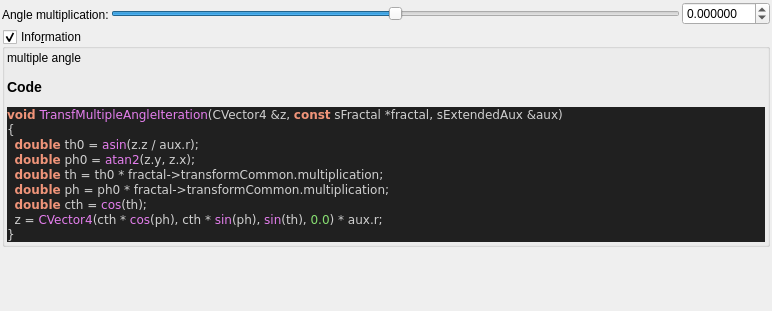
<?xml version="1.0" encoding="UTF-8"?>
<ui version="4.0">
 <class>transf_multiple_angle</class>
 <widget class="QWidget" name="Form">
  <property name="geometry">
   <rect>
    <x>0</x>
    <y>0</y>
    <width>772</width>
    <height>311</height>
   </rect>
  </property>
  <property name="windowTitle">
   <string notr="true">transf_multiple_angle</string>
  </property>
  <layout class="QVBoxLayout" name="verticalLayout">
   <property name="spacing">
    <number>2</number>
   </property>
   <property name="leftMargin">
    <number>2</number>
   </property>
   <property name="topMargin">
    <number>2</number>
   </property>
   <property name="rightMargin">
    <number>2</number>
   </property>
   <property name="bottomMargin">
    <number>2</number>
   </property>
   <item>
    <layout class="QGridLayout" name="gridLayout">
     <property name="spacing">
      <number>2</number>
     </property>
     <item row="0" column="2">
      <widget class="MyDoubleSpinBox" name="spinbox_transf_multiplication">
       <property name="sizePolicy">
        <sizepolicy hsizetype="Minimum" vsizetype="Maximum">
         <horstretch>0</horstretch>
         <verstretch>0</verstretch>
        </sizepolicy>
       </property>
       <property name="prefix">
        <string/>
       </property>
       <property name="suffix">
        <string/>
       </property>
       <property name="decimals">
        <number>6</number>
       </property>
       <property name="minimum">
        <double>-99.989999999999995</double>
       </property>
       <property name="maximum">
        <double>99.989999999999995</double>
       </property>
       <property name="singleStep">
        <double>0.100000000000000</double>
       </property>
      </widget>
     </item>
     <item row="0" column="1">
      <widget class="QSlider" name="slider_transf_multiplication">
       <property name="sizePolicy">
        <sizepolicy hsizetype="Expanding" vsizetype="Maximum">
         <horstretch>0</horstretch>
         <verstretch>0</verstretch>
        </sizepolicy>
       </property>
       <property name="minimum">
        <number>-10000000</number>
       </property>
       <property name="maximum">
        <number>10000000</number>
       </property>
       <property name="value">
        <number>0</number>
       </property>
       <property name="sliderPosition">
        <number>0</number>
       </property>
       <property name="orientation">
        <enum>Qt::Horizontal</enum>
       </property>
      </widget>
     </item>
     <item row="0" column="0" rowspan="2">
      <widget class="QLabel" name="label_108">
       <property name="text">
        <string>Angle multiplication:</string>
       </property>
      </widget>
     </item>
    </layout>
   </item>
   <item>
    <widget class="MyGroupBox" name="groupCheck_info">
     <property name="title">
      <string>Info&amp;rmation</string>
     </property>
     <property name="flat">
      <bool>false</bool>
     </property>
     <property name="checkable">
      <bool>true</bool>
     </property>
     <layout class="QVBoxLayout" name="verticalLayout_2">
      <property name="spacing">
       <number>2</number>
      </property>
      <property name="leftMargin">
       <number>2</number>
      </property>
      <property name="topMargin">
       <number>2</number>
      </property>
      <property name="rightMargin">
       <number>2</number>
      </property>
      <property name="bottomMargin">
       <number>2</number>
      </property>
      <item>
       <widget class="QLabel" name="label_code_content">
        <property name="text">
         <string notr="true">&lt;p&gt;multiple angle&lt;/p&gt;&lt;table&gt;
&lt;/table&gt;
&lt;h3&gt;Code&lt;/h3&gt;
&lt;body style=&quot;background-color:#202020&quot;&gt;
&lt;pre style=&quot;color:#d0d0d0; background-color:#202020;  font-family:'Courier New',monospace;&quot;&gt;&lt;span style=&quot;color:#f09479; font-weight:bold&quot;&gt;void&lt;/span&gt; &lt;span style=&quot;color:#e47eed&quot;&gt;TransfMultipleAngleIteration&lt;/span&gt;&lt;span style=&quot;color:#d0d0d0&quot;&gt;(&lt;/span&gt;CVector4 &lt;span style=&quot;color:#d0d0d0&quot;&gt;&amp;amp;&lt;/span&gt;z&lt;span style=&quot;color:#d0d0d0&quot;&gt;,&lt;/span&gt; &lt;span style=&quot;color:#f09479; font-weight:bold&quot;&gt;const&lt;/span&gt; sFractal &lt;span style=&quot;color:#d0d0d0&quot;&gt;*&lt;/span&gt;fractal&lt;span style=&quot;color:#d0d0d0&quot;&gt;,&lt;/span&gt; sExtendedAux &lt;span style=&quot;color:#d0d0d0&quot;&gt;&amp;amp;&lt;/span&gt;aux&lt;span style=&quot;color:#d0d0d0&quot;&gt;)&lt;/span&gt;
&lt;span style=&quot;color:#d0d0d0&quot;&gt;{&lt;/span&gt;
  &lt;span style=&quot;color:#f09479; font-weight:bold&quot;&gt;double&lt;/span&gt; th0 &lt;span style=&quot;color:#d0d0d0&quot;&gt;=&lt;/span&gt; &lt;span style=&quot;color:#e47eed&quot;&gt;asin&lt;/span&gt;&lt;span style=&quot;color:#d0d0d0&quot;&gt;(&lt;/span&gt;z&lt;span style=&quot;color:#d0d0d0&quot;&gt;.&lt;/span&gt;z &lt;span style=&quot;color:#d0d0d0&quot;&gt;/&lt;/span&gt; aux&lt;span style=&quot;color:#d0d0d0&quot;&gt;.&lt;/span&gt;r&lt;span style=&quot;color:#d0d0d0&quot;&gt;);&lt;/span&gt;
  &lt;span style=&quot;color:#f09479; font-weight:bold&quot;&gt;double&lt;/span&gt; ph0 &lt;span style=&quot;color:#d0d0d0&quot;&gt;=&lt;/span&gt; &lt;span style=&quot;color:#e47eed&quot;&gt;atan2&lt;/span&gt;&lt;span style=&quot;color:#d0d0d0&quot;&gt;(&lt;/span&gt;z&lt;span style=&quot;color:#d0d0d0&quot;&gt;.&lt;/span&gt;y&lt;span style=&quot;color:#d0d0d0&quot;&gt;,&lt;/span&gt; z&lt;span style=&quot;color:#d0d0d0&quot;&gt;.&lt;/span&gt;x&lt;span style=&quot;color:#d0d0d0&quot;&gt;);&lt;/span&gt;
  &lt;span style=&quot;color:#f09479; font-weight:bold&quot;&gt;double&lt;/span&gt; th &lt;span style=&quot;color:#d0d0d0&quot;&gt;=&lt;/span&gt; th0 &lt;span style=&quot;color:#d0d0d0&quot;&gt;*&lt;/span&gt; fractal&lt;span style=&quot;color:#d0d0d0&quot;&gt;-&amp;gt;&lt;/span&gt;transformCommon&lt;span style=&quot;color:#d0d0d0&quot;&gt;.&lt;/span&gt;multiplication&lt;span style=&quot;color:#d0d0d0&quot;&gt;;&lt;/span&gt;
  &lt;span style=&quot;color:#f09479; font-weight:bold&quot;&gt;double&lt;/span&gt; ph &lt;span style=&quot;color:#d0d0d0&quot;&gt;=&lt;/span&gt; ph0 &lt;span style=&quot;color:#d0d0d0&quot;&gt;*&lt;/span&gt; fractal&lt;span style=&quot;color:#d0d0d0&quot;&gt;-&amp;gt;&lt;/span&gt;transformCommon&lt;span style=&quot;color:#d0d0d0&quot;&gt;.&lt;/span&gt;multiplication&lt;span style=&quot;color:#d0d0d0&quot;&gt;;&lt;/span&gt;
  &lt;span style=&quot;color:#f09479; font-weight:bold&quot;&gt;double&lt;/span&gt; cth &lt;span style=&quot;color:#d0d0d0&quot;&gt;=&lt;/span&gt; &lt;span style=&quot;color:#e47eed&quot;&gt;cos&lt;/span&gt;&lt;span style=&quot;color:#d0d0d0&quot;&gt;(&lt;/span&gt;th&lt;span style=&quot;color:#d0d0d0&quot;&gt;);&lt;/span&gt;
  z &lt;span style=&quot;color:#d0d0d0&quot;&gt;=&lt;/span&gt; &lt;span style=&quot;color:#e47eed&quot;&gt;CVector4&lt;/span&gt;&lt;span style=&quot;color:#d0d0d0&quot;&gt;(&lt;/span&gt;cth &lt;span style=&quot;color:#d0d0d0&quot;&gt;*&lt;/span&gt; &lt;span style=&quot;color:#e47eed&quot;&gt;cos&lt;/span&gt;&lt;span style=&quot;color:#d0d0d0&quot;&gt;(&lt;/span&gt;ph&lt;span style=&quot;color:#d0d0d0&quot;&gt;),&lt;/span&gt; cth &lt;span style=&quot;color:#d0d0d0&quot;&gt;*&lt;/span&gt; &lt;span style=&quot;color:#e47eed&quot;&gt;sin&lt;/span&gt;&lt;span style=&quot;color:#d0d0d0&quot;&gt;(&lt;/span&gt;ph&lt;span style=&quot;color:#d0d0d0&quot;&gt;),&lt;/span&gt; &lt;span style=&quot;color:#e47eed&quot;&gt;sin&lt;/span&gt;&lt;span style=&quot;color:#d0d0d0&quot;&gt;(&lt;/span&gt;th&lt;span style=&quot;color:#d0d0d0&quot;&gt;),&lt;/span&gt; &lt;span style=&quot;color:#87df71&quot;&gt;0.0&lt;/span&gt;&lt;span style=&quot;color:#d0d0d0&quot;&gt;) *&lt;/span&gt; aux&lt;span style=&quot;color:#d0d0d0&quot;&gt;.&lt;/span&gt;r&lt;span style=&quot;color:#d0d0d0&quot;&gt;;&lt;/span&gt;
&lt;span style=&quot;color:#d0d0d0&quot;&gt;}&lt;/span&gt;
&lt;/pre&gt;
&lt;/body&gt;</string>
        </property>
        <property name="wordWrap">
         <bool>true</bool>
        </property>
        <property name="openExternalLinks">
         <bool>true</bool>
        </property>
        <property name="textInteractionFlags">
         <set>Qt::LinksAccessibleByMouse|Qt::TextSelectableByMouse</set>
        </property>
       </widget>
      </item>
     </layout>
    </widget>
   </item>
   <item>
    <spacer name="verticalSpacer">
     <property name="orientation">
      <enum>Qt::Vertical</enum>
     </property>
     <property name="sizeHint" stdset="0">
      <size>
       <width>20</width>
       <height>40</height>
      </size>
     </property>
    </spacer>
   </item>
  </layout>
 </widget>
 <customwidgets>
  <customwidget>
   <class>MyDoubleSpinBox</class>
   <extends>QDoubleSpinBox</extends>
   <header>my_double_spin_box.h</header>
  </customwidget>
  <customwidget>
   <class>MyGroupBox</class>
   <extends>QGroupBox</extends>
   <header>my_group_box.h</header>
   <container>1</container>
  </customwidget>
 </customwidgets>
 <tabstops>
  <tabstop>slider_transf_multiplication</tabstop>
  <tabstop>spinbox_transf_multiplication</tabstop>
  <tabstop>groupCheck_info</tabstop>
 </tabstops>
 <resources/>
 <connections/>
</ui>
